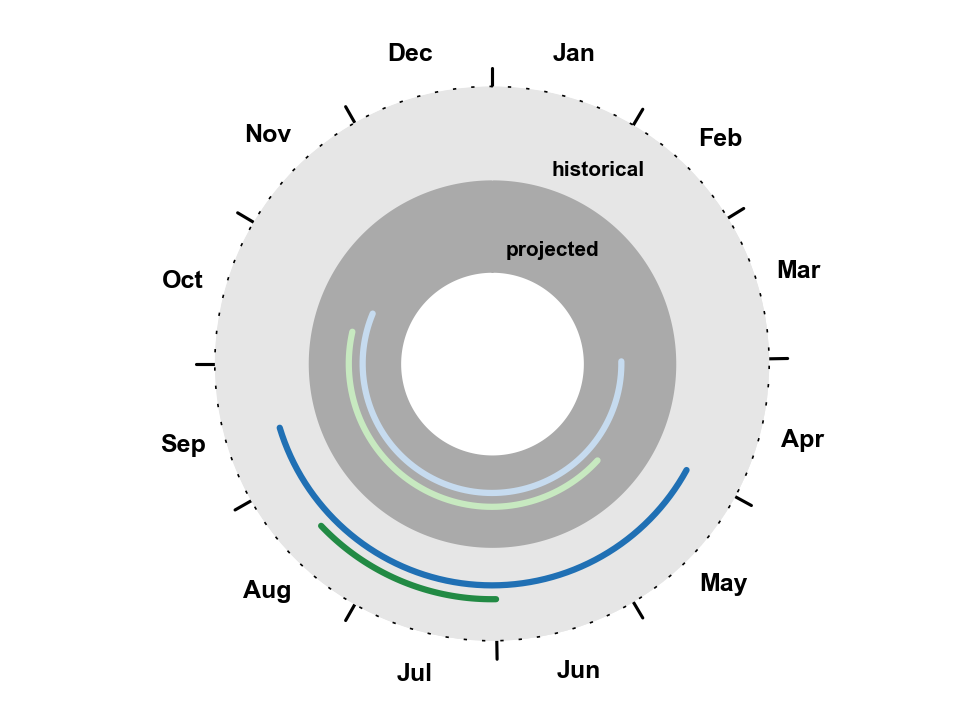

Python code for this plot:
import numpy as np
import matplotlib.pyplot as plt
import matplotlib.cm as cm

plt.rcParams['font.family'] = 'Arial'
plt.rcParams['font.style'] = 'normal'
plt.rcParams['font.weight'] = 'bold'
plt.rcParams['font.size'] = 12

# all plotted data will map day-of-year to this theta array
r = np.linspace(0, 1, 365, endpoint=True)
theta = 2 * np.pi * r

# setup canvas
fig, ax = plt.subplots(
    dpi=150,
    subplot_kw={'projection': 'polar'}
)
# start from top and go clockwise
ax.set_theta_zero_location('N')
ax.set_theta_direction(-1)
ymax = 2
# the -1 makes a white hole in the middle
ax.set_ylim(bottom=-1, top=ymax)
# add month ticks
month_locs = [
    theta[v] for v in 
    [0, 31, 59, 90, 120, 151, 181, 212, 243, 273, 304, 334]
]
ax.set_xticks(
    # offset to be placed in approximate middle of month
    [loc + 0.26 for loc in month_locs],
    #['J', 'F', 'M', 'A', 'M', 'J', 'J', 'A', 'S', 'O', 'N', 'D']
    ['Jan', 'Feb', 'Mar', 'Apr', 'May', 'Jun', 'Jul', 'Aug', 'Sep', 'Oct', 'Nov', 'Dec'],
    ha='center'
)
# increase label pad on month-labels
ax.xaxis.set_tick_params(pad=10)
# add ticklines that span months
for loc in month_locs:
    ax.plot(
        (loc, loc),
        (ymax, ymax*1.1),
        linewidth=1.5,
        solid_capstyle='round',
        color='black',
        clip_on=False,
        zorder=-2,
)
# convert axis spines from line to dots
ax.spines['polar'].set_linestyle((0, (1, 10, 1, 10)))
# add fills
ax.fill_between(theta, 0, ymax * 0.5, color='#aaaaaa', zorder=-1)
ax.fill_between(theta, ymax * 0.5, ymax, color='#e6e6e6', zorder=-1)
# adjust R-ticks and remove grid
ax.set_rlabel_position(30)
ax.set_rticks(
    [0.3, ymax * 0.5 + 0.3],
    ['projected', 'historical'],
    color='black',
    ha='center',
    fontweight='bold',
    fontsize=10
)
ax.grid(False)

# fake data
hunting_season_old = range(181, 230)
hunting_season_new = range(134, 287)
hunting_cmap = cm.Greens
river_season_old = range(120, 257)
river_season_new = range(90, 297)
river_cmap = cm.Blues
# how much separation between each data line
offset_amount = 0.05

historical_initial_loc = 1.5
offset_dir = 1
for idx, (label, data, cmap) in enumerate(
    [
        ('Hunting - Historical', hunting_season_old, hunting_cmap),
        ('River Travel - Historical', river_season_old, river_cmap)
    ],
    start=1
):
    # how far away and what direction the line is plotted relative
    # to center of "historical" ring
    line_pos = historical_initial_loc + offset_dir * idx * offset_amount
    ax.plot(
        [theta[idx] for idx in data],
        [line_pos] * len(data),
        color=cmap(historical_initial_loc / ymax),
        linewidth=3,
        solid_capstyle='round',
        label=label
    )
    # flip direction
    offset_dir *= -1

projected_initial_loc = 0.5
offset_dir = 1
for idx, (label, data, cmap) in enumerate(
    [
        ('Hunting - Projected', hunting_season_new, hunting_cmap),
        ('River Travel - Projected', river_season_new, river_cmap)
    ],
    start=1
):
    # how far away and what direction the line is plotted relative
    # to center of "projected" ring
    line_pos = projected_initial_loc + offset_dir * idx * offset_amount
    ax.plot(
        [theta[idx] for idx in data],
        [line_pos] * len(data),
        color=cmap(projected_initial_loc / ymax),
        linewidth=3,
        solid_capstyle='round',
        label=label
    )
    # flip direction
    offset_dir *= -1

plt.show()
